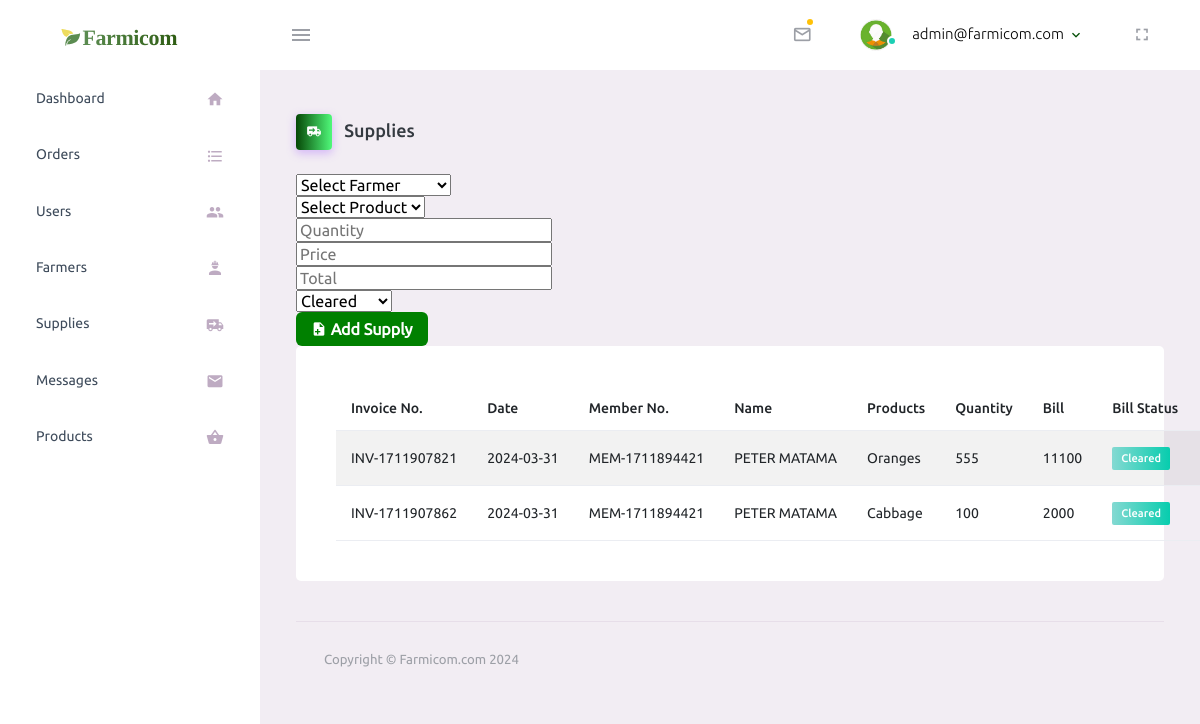
/Dashboard/Admin/supplies.php (signed in), run on the app's committed database.
### tables this page shows
CREATE TABLE `supplies` (
  `Invoice_no` varchar(250) NOT NULL,
  `Farmer_no` varchar(250) NOT NULL,
  `Name` varchar(250) NOT NULL,
  `Product` varchar(250) NOT NULL,
  `Quantity` int(250) NOT NULL,
  `Price` int(250) NOT NULL,
  `Total` int(250) NOT NULL,
  `Bill_status` varchar(250) NOT NULL,
  `Date` date NOT NULL
);

### Dashboard/Admin/supplies.php (the view, shortened to what this page needs)
<?php
include ("config.php");
if (!isset($_SESSION['email'])) {
  header("location:../../lform.php");
  exit;
} else {
  $username = $_SESSION['email'];
}
?>
<!DOCTYPE html>
<html lang="en">
  <head>
    <link rel="stylesheet" href="assets/vendors/mdi/css/materialdesignicons.min.css">
    <link rel="stylesheet" href="assets/vendors/css/vendor.bundle.base.css">
    <link rel="stylesheet" href="assets/css/style.css">
  </head>
  <body>
      <nav class="navbar default-layout-navbar col-lg-12 col-12 p-0 fixed-top d-flex flex-row">
        <div class="text-center navbar-brand-wrapper d-flex align-items-center justify-content-center">
          <a class="navbar-brand brand-logo" href="index.html"><img src="assets/images/logo.svg" alt="logo" /></a>
        </div>
        <div class="navbar-menu-wrapper d-flex align-items-stretch">
          <button class="navbar-toggler navbar-toggler align-self-center" type="button" data-toggle="minimize">
            <span class="mdi mdi-menu"></span>
          </button>
          <ul class="navbar-nav navbar-nav-right">
          <?php
                  $select_messages=mysqli_query($con,"SELECT * FROM messages LIMIT 5");
                  if($select_messages->num_rows==0){
                    ?>
                    <li class="nav-item dropdown">
                    <a class="nav-link count-indicator dropdown-toggle" id="messageDropdown" href="#" data-bs-toggle="dropdown" aria-expanded="false">
                      <i class="mdi mdi-email-outline"></i>
                    </a>
                    <div class="dropdown-menu dropdown-menu-right navbar-dropdown preview-list" aria-labelledby="messageDropdown">
                      <h6 class="p-3 mb-0">Messages</h6>
                      <?php
                  }else{
                    ?>
            <li class="nav-item dropdown">
              <a class="nav-link count-indicator dropdown-toggle" id="messageDropdown" href="#" data-bs-toggle="dropdown" aria-expanded="false">
                <i class="mdi mdi-email-outline"></i>
                <span class="count-symbol bg-warning"></span>
              </a>
                <?php while($message=$select_messages->fetch_assoc()){ ?>
                <div class="dropdown-divider"></div>
                <a class="dropdown-item preview-item">
                  <div class="preview-thumbnail">
                    <img src="assets/images/faces/face4.jpg" alt="image" class="profile-pic">
                  </div>
                  <div class="preview-item-content d-flex align-items-start flex-column justify-content-center">
                    <h6 class="preview-subject ellipsis mb-1 font-weight-normal"><?php echo $message['Name']?> sent you a message</h6>
                  </div>
                </a>
                <?php }}?>
            </li>
            <li class="nav-item nav-profile dropdown">
              <a class="nav-link dropdown-toggle" id="profileDropdown" href="#" data-bs-toggle="dropdown" aria-expanded="false">
                <div class="nav-profile-img">
                  <img src="assets/images/faces/face1.jpg" alt="image">
                  <span class="availability-status online"></span>
                </div>
                <div class="nav-profile-text">
                  <p class="mb-1 text-black"><?php echo $username ?></p>
                </div>
              </a>
            </li>
            <li class="nav-item d-none d-lg-block full-screen-link">
              <a class="nav-link">
                <i class="mdi mdi-fullscreen" id="fullscreen-button"></i>
              </a>
            </li>
          </ul>
        </div>
      </nav>
      <div class="container-fluid page-body-wrapper">
        <nav class="sidebar sidebar-offcanvas" id="sidebar">
          <ul class="nav">
            <li class="nav-item">
              <a class="nav-link" href="index.php">
                <span class="menu-title">Dashboard</span>
                <i class="mdi mdi-home menu-icon"></i>
              </a>
            </li>
            <li class="nav-item">
              <a class="nav-link" href="orders.php">
                <span class="menu-title">Orders</span>
                <i class="mdi mdi-format-list-bulleted menu-icon"></i>
              </a>
                          </li>
            <li class="nav-item">
              <a class="nav-link" href="users.php">
                <span class="menu-title">Users</span>
                <i class="mdi mdi-account-multiple menu-icon"></i>
              </a>
            </li>
            <li class="nav-item">
              <a class="nav-link" href="farmers.php">
                <span class="menu-title">Farmers</span>
                <i class="mdi mdi-worker menu-icon"></i>
              </a>
            </li>
            <li class="nav-item">
              <a class="nav-link" href="Supplies.php">
                <span class="menu-title">Supplies</span>
                <i class="mdi mdi-truck-delivery menu-icon"></i>
              </a>
            </li>
            <li class="nav-item">
              <a class="nav-link" href="messages.php">
                <span class="menu-title">Messages</span>
                <i class="mdi mdi-email menu-icon"></i>
              </a>
            </li>
            <li class="nav-item">
              <a class="nav-link" href="products.php">
                <span class="menu-title">Products</span>
                <i class="mdi mdi mdi-basket menu-icon"></i>
              </a>
            </li>
          </ul>
        </nav>
        <div class="main-panel">
          <div class="content-wrapper">
            <div class="page-header">
              <h3 class="page-title">
                <span class="page-title-icon bg-gradient-primary text-white me-2">
                  <i class="mdi mdi-truck-delivery"></i>
                </span> Supplies
              </h3>
              <nav aria-label="breadcrumb">
                <ul class="breadcrumb">
                </ul>
              </nav>
            </div>
            <form method="post" action="" id="supplies-form">
                <select class="input-field input-drpdown" id="farmerNumber" name="farmerNumber" required>
                <option selected value="">Select Farmer</option>
                </select>
                <br>
                <select class="input-field input-drpdown" id="product" name="product" onchange="updatePriceAndTotal()" required>
                <option selected value="">Select Product</option>
                </select>
                <br>
                <input class="input-field" type="number" id="quantity" name="quantity" placeholder="Quantity" oninput="updatePriceAndTotal()" required>
                <br>
                <input class="input-field" type="text" id="price" name="price" placeholder="Price" readonly>
                <br>
                <input class="input-field" type="text" id="total" name="total" placeholder="Total" readonly>
                <br>
                <select  class="input-field" id="billStatus" name="billStatus" required>
                    <option value="cleared">Cleared</option>
                </select>
                <br>
                <button type="submit" name="addsupply" class="input-frm_btn btn-add-farmer btn-icon-text">
                <i class="mdi mdi-file-plus btn-icon-prepend"></i> Add Supply </button>
                </form>
                <div class="col-lg-12 grid-margin stretch-card">
                <div class="card">
                  <div class="card-body">
                      <table class="table table-striped">
                      <thead>
                        <tr>
                          <th> Invoice No. </th>
                          <th> Date</th>
                          <th> Member No. </th>
                          <th> Name </th>
                          <th> Products </th>
                          <th> Quantity </th>
                          <th> Bill </th>
                          <th> Bill Status </th>
                          <th> Action </th>
                        </tr>
                      </thead>
                      <tbody>
                      <?php
                          $select_supplies = mysqli_query($con, "SELECT * FROM supplies") or die ("Query failed");
                          while($supplies_dtls = $select_supplies->fetch_assoc()){
                        ?>
                        <form action="" method="post">
                        <tr>
                          <td> <?php echo $supplies_dtls['Invoice_no']?></td>
                          <td> <?php echo $supplies_dtls['Date']?></td>
                          <td> <?php echo $supplies_dtls['Farmer_no']?></td>
                          <td> <?php echo $supplies_dtls['Name']?></td>
                          <td> <?php echo $supplies_dtls['Product']?></td>
                          <td> <?php echo $supplies_dtls['Quantity']?></td>
                          <td> <?php echo $supplies_dtls['Total']?></td>
                          <td>
                          <?php if($supplies_dtls['Bill_status']=='cleared'){
                                echo " <label class='badge badge-gradient-success'>Cleared</label>";
                              }elseif ($supplies_dtls['Bill_status']== 'uncleared') {
                                echo " <label class='badge badge-gradient-danger'>Uncleared</label>";
                              }
                                ?>
                          </td>
                          <td>
                          </td>
                        </tr>
                        </form>
                        <?php } ?>
                      </tbody>
                    </table>
                  </div>
                </div>
              </div>
          <footer class="footer">
            <div class="container-fluid d-flex justify-content-between">
              <span class="text-muted d-block text-center text-sm-start d-sm-inline-block">Copyright © Farmicom.com 2024</span>
            </div>
          </footer>
        </div>
      </div>
    </div>
  </body>
</html>

### data on the page
supplies: Invoice_no "INV-1711907821", Date "2024-03-31", Farmer_no "MEM-1711894421", Name "PETER MATAMA", Product "Oranges", Quantity "555", Total "11100", Bill_status "Cleared"
supplies: Invoice_no "INV-1711907862", Date "2024-03-31", Farmer_no "MEM-1711894421", Name "PETER MATAMA", Product "Cabbage", Quantity "100", Total "2000", Bill_status "Cleared"

### other printed values
$username "admin@farmicom.com"
